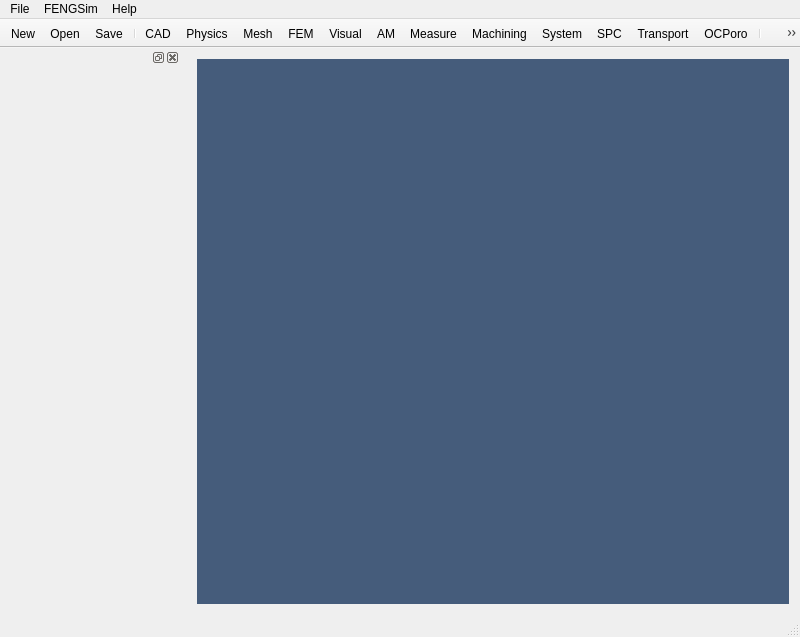
<?xml version="1.0" encoding="UTF-8"?>
<ui version="4.0">
 <class>MainWindow</class>
 <widget class="QMainWindow" name="MainWindow">
  <property name="geometry">
   <rect>
    <x>0</x>
    <y>0</y>
    <width>800</width>
    <height>637</height>
   </rect>
  </property>
  <property name="minimumSize">
   <size>
    <width>800</width>
    <height>637</height>
   </size>
  </property>
  <property name="font">
   <font>
    <pointsize>10</pointsize>
   </font>
  </property>
  <property name="windowTitle">
   <string>FENGSim</string>
  </property>
  <property name="windowIcon">
   <iconset resource="MainWindow.qrc">
    <normaloff>:/main_wind/figure/main_wind/Fengsim_logo_about.png</normaloff>:/main_wind/figure/main_wind/Fengsim_logo_about.png</iconset>
  </property>
  <property name="windowOpacity">
   <double>1.000000000000000</double>
  </property>
  <property name="styleSheet">
   <string notr="true">QWindow {height: 600; width: 800;}</string>
  </property>
  <widget class="OCCWidget" name="centralWidget">
   <property name="styleSheet">
    <string notr="true">margin: 0px;</string>
   </property>
   <layout class="QVBoxLayout" name="verticalLayout">
    <item>
     <widget class="QMdiArea" name="mdiArea">
      <property name="enabled">
       <bool>false</bool>
      </property>
      <property name="autoFillBackground">
       <bool>false</bool>
      </property>
      <property name="styleSheet">
       <string notr="true">margin: 0px; padding: 0px; background-color: rgb(69, 92, 123);</string>
      </property>
      <property name="lineWidth">
       <number>0</number>
      </property>
      <property name="background">
       <brush brushstyle="SolidPattern">
        <color alpha="255">
         <red>69</red>
         <green>92</green>
         <blue>123</blue>
        </color>
       </brush>
      </property>
     </widget>
    </item>
   </layout>
  </widget>
  <widget class="QMenuBar" name="menuBar">
   <property name="geometry">
    <rect>
     <x>0</x>
     <y>0</y>
     <width>800</width>
     <height>22</height>
    </rect>
   </property>
   <property name="sizePolicy">
    <sizepolicy hsizetype="Preferred" vsizetype="Preferred">
     <horstretch>0</horstretch>
     <verstretch>0</verstretch>
    </sizepolicy>
   </property>
   <property name="focusPolicy">
    <enum>Qt::NoFocus</enum>
   </property>
   <property name="autoFillBackground">
    <bool>true</bool>
   </property>
   <widget class="QMenu" name="menuFile">
    <property name="title">
     <string>File</string>
    </property>
    <addaction name="actionNew"/>
    <addaction name="actionOpen"/>
    <addaction name="actionSave"/>
   </widget>
   <widget class="QMenu" name="menuFENGSim">
    <property name="title">
     <string>FENGSim</string>
    </property>
    <widget class="QMenu" name="menuView">
     <property name="font">
      <font>
       <pointsize>10</pointsize>
      </font>
     </property>
     <property name="title">
      <string>View</string>
     </property>
     <property name="icon">
      <iconset resource="MainWindow.qrc">
       <normaloff>:/main_wind/figure/main_wind/direction.png</normaloff>:/main_wind/figure/main_wind/direction.png</iconset>
     </property>
     <addaction name="actionAxo"/>
     <addaction name="actionFront"/>
     <addaction name="actionBack"/>
     <addaction name="actionLeft"/>
     <addaction name="actionRight"/>
     <addaction name="actionTop"/>
     <addaction name="actionBottom"/>
     <addaction name="actionFit"/>
    </widget>
    <addaction name="actionCAD"/>
    <addaction name="actionPhysics"/>
    <addaction name="actionMesh"/>
    <addaction name="actionSolver"/>
    <addaction name="actionVisual"/>
    <addaction name="menuView"/>
    <addaction name="separator"/>
    <addaction name="actionAdditiveManufacturing"/>
    <addaction name="actionMeasure"/>
    <addaction name="actionMachining"/>
    <addaction name="actionSystem"/>
    <addaction name="actionSPC"/>
   </widget>
   <widget class="QMenu" name="menuAbout">
    <property name="title">
     <string>Help</string>
    </property>
    <addaction name="actionAbout"/>
   </widget>
   <addaction name="menuFile"/>
   <addaction name="menuFENGSim"/>
   <addaction name="menuAbout"/>
  </widget>
  <widget class="QStatusBar" name="statusBar"/>
  <widget class="QToolBar" name="toolBar">
   <property name="enabled">
    <bool>true</bool>
   </property>
   <property name="sizePolicy">
    <sizepolicy hsizetype="Fixed" vsizetype="Fixed">
     <horstretch>0</horstretch>
     <verstretch>0</verstretch>
    </sizepolicy>
   </property>
   <property name="contextMenuPolicy">
    <enum>Qt::DefaultContextMenu</enum>
   </property>
   <property name="windowTitle">
    <string>toolBar_3</string>
   </property>
   <property name="styleSheet">
    <string notr="true"/>
   </property>
   <property name="movable">
    <bool>false</bool>
   </property>
   <property name="allowedAreas">
    <set>Qt::TopToolBarArea</set>
   </property>
   <attribute name="toolBarArea">
    <enum>TopToolBarArea</enum>
   </attribute>
   <attribute name="toolBarBreak">
    <bool>false</bool>
   </attribute>
   <addaction name="actionNew"/>
   <addaction name="actionOpen"/>
   <addaction name="actionSave"/>
   <addaction name="separator"/>
   <addaction name="actionCAD"/>
   <addaction name="actionPhysics"/>
   <addaction name="actionMesh"/>
   <addaction name="actionSolver"/>
   <addaction name="actionVisual"/>
   <addaction name="actionAdditiveManufacturing"/>
   <addaction name="actionMeasure"/>
   <addaction name="actionMachining"/>
   <addaction name="actionSystem"/>
   <addaction name="actionSPC"/>
   <addaction name="actionTransport"/>
   <addaction name="actionOCPoro"/>
   <addaction name="separator"/>
   <addaction name="actionAbout"/>
  </widget>
  <widget class="QDockWidget" name="dockWidget">
   <property name="minimumSize">
    <size>
     <width>180</width>
     <height>420</height>
    </size>
   </property>
   <property name="maximumSize">
    <size>
     <width>180</width>
     <height>420</height>
    </size>
   </property>
   <property name="font">
    <font>
     <pointsize>10</pointsize>
    </font>
   </property>
   <property name="floating">
    <bool>true</bool>
   </property>
   <property name="features">
    <set>QDockWidget::AllDockWidgetFeatures</set>
   </property>
   <property name="allowedAreas">
    <set>Qt::NoDockWidgetArea</set>
   </property>
   <attribute name="dockWidgetArea">
    <number>1</number>
   </attribute>
   <widget class="QWidget" name="dockWidgetContents">
    <property name="styleSheet">
     <string notr="true"/>
    </property>
    <layout class="QVBoxLayout" name="verticalLayout_2">
     <property name="spacing">
      <number>0</number>
     </property>
     <property name="sizeConstraint">
      <enum>QLayout::SetNoConstraint</enum>
     </property>
     <property name="leftMargin">
      <number>0</number>
     </property>
     <property name="topMargin">
      <number>0</number>
     </property>
     <property name="rightMargin">
      <number>0</number>
     </property>
     <property name="bottomMargin">
      <number>0</number>
     </property>
    </layout>
   </widget>
  </widget>
  <action name="actionCAD">
   <property name="checkable">
    <bool>true</bool>
   </property>
   <property name="enabled">
    <bool>true</bool>
   </property>
   <property name="icon">
    <iconset resource="MainWindow.qrc">
     <normaloff>:/main_wind/figure/main_wind/cad.png</normaloff>:/main_wind/figure/main_wind/cad.png</iconset>
   </property>
   <property name="text">
    <string>CAD</string>
   </property>
  </action>
  <action name="actionMesh">
   <property name="checkable">
    <bool>true</bool>
   </property>
   <property name="enabled">
    <bool>true</bool>
   </property>
   <property name="icon">
    <iconset resource="MainWindow.qrc">
     <normaloff>:/main_wind/figure/main_wind/mesh.png</normaloff>:/main_wind/figure/main_wind/mesh.png</iconset>
   </property>
   <property name="text">
    <string>Mesh</string>
   </property>
  </action>
  <action name="actionSolver">
   <property name="checkable">
    <bool>true</bool>
   </property>
   <property name="enabled">
    <bool>true</bool>
   </property>
   <property name="icon">
    <iconset resource="MainWindow.qrc">
     <normaloff>:/main_wind/figure/main_wind/fem.png</normaloff>:/main_wind/figure/main_wind/fem.png</iconset>
   </property>
   <property name="text">
    <string>FEM</string>
   </property>
  </action>
  <action name="actionVisual">
   <property name="checkable">
    <bool>true</bool>
   </property>
   <property name="enabled">
    <bool>true</bool>
   </property>
   <property name="icon">
    <iconset resource="MainWindow.qrc">
     <normaloff>:/main_wind/figure/main_wind/visual.png</normaloff>:/main_wind/figure/main_wind/visual.png</iconset>
   </property>
   <property name="text">
    <string>Visual</string>
   </property>
  </action>
  <action name="actionAbout">
   <property name="icon">
    <iconset resource="MainWindow.qrc">
     <normaloff>:/main_wind/figure/main_wind/Fengsim_logo_about.png</normaloff>:/main_wind/figure/main_wind/Fengsim_logo_about.png</iconset>
   </property>
   <property name="text">
    <string>About</string>
   </property>
  </action>
  <action name="actionSave">
   <property name="icon">
    <iconset resource="MainWindow.qrc">
     <normaloff>:/main_wind/figure/main_wind/save.png</normaloff>:/main_wind/figure/main_wind/save.png</iconset>
   </property>
   <property name="text">
    <string>Save</string>
   </property>
  </action>
  <action name="actionOpen">
   <property name="icon">
    <iconset resource="MainWindow.qrc">
     <normaloff>:/main_wind/figure/main_wind/open.png</normaloff>:/main_wind/figure/main_wind/open.png</iconset>
   </property>
   <property name="text">
    <string>Open</string>
   </property>
  </action>
  <action name="actionSPC">
   <property name="checkable">
    <bool>true</bool>
   </property>
   <property name="enabled">
    <bool>true</bool>
   </property>
   <property name="icon">
    <iconset resource="SPCWindow.qrc">
     <normaloff>:/new/prefix1/figure/spc_wind/spc.png</normaloff>:/new/prefix1/figure/spc_wind/spc.png</iconset>
   </property>
   <property name="text">
    <string>SPC</string>
   </property>
   <property name="toolTip">
    <string>Statistical Process Control</string>
   </property>
  </action>
  <action name="actionAxo">
   <property name="icon">
    <iconset resource="CADWindow.qrc">
     <normaloff>:/cad_wind/figure/cad_wind/axo.png</normaloff>:/cad_wind/figure/cad_wind/axo.png</iconset>
   </property>
   <property name="text">
    <string>Axo</string>
   </property>
   <property name="font">
    <font>
     <pointsize>10</pointsize>
    </font>
   </property>
  </action>
  <action name="actionFront">
   <property name="icon">
    <iconset resource="CADWindow.qrc">
     <normaloff>:/cad_wind/figure/cad_wind/front.png</normaloff>:/cad_wind/figure/cad_wind/front.png</iconset>
   </property>
   <property name="text">
    <string>Front</string>
   </property>
   <property name="font">
    <font>
     <pointsize>10</pointsize>
    </font>
   </property>
  </action>
  <action name="actionBack">
   <property name="icon">
    <iconset resource="CADWindow.qrc">
     <normaloff>:/cad_wind/figure/cad_wind/back.png</normaloff>:/cad_wind/figure/cad_wind/back.png</iconset>
   </property>
   <property name="text">
    <string>Back</string>
   </property>
   <property name="font">
    <font>
     <pointsize>10</pointsize>
    </font>
   </property>
  </action>
  <action name="actionLeft">
   <property name="icon">
    <iconset resource="CADWindow.qrc">
     <normaloff>:/cad_wind/figure/cad_wind/left.png</normaloff>:/cad_wind/figure/cad_wind/left.png</iconset>
   </property>
   <property name="text">
    <string>Left</string>
   </property>
   <property name="font">
    <font>
     <pointsize>10</pointsize>
    </font>
   </property>
  </action>
  <action name="actionRight">
   <property name="icon">
    <iconset resource="CADWindow.qrc">
     <normaloff>:/cad_wind/figure/cad_wind/right.png</normaloff>:/cad_wind/figure/cad_wind/right.png</iconset>
   </property>
   <property name="text">
    <string>Right</string>
   </property>
   <property name="font">
    <font>
     <pointsize>10</pointsize>
    </font>
   </property>
  </action>
  <action name="actionTop">
   <property name="icon">
    <iconset resource="CADWindow.qrc">
     <normaloff>:/cad_wind/figure/cad_wind/top.png</normaloff>:/cad_wind/figure/cad_wind/top.png</iconset>
   </property>
   <property name="text">
    <string>Top</string>
   </property>
   <property name="font">
    <font>
     <pointsize>10</pointsize>
    </font>
   </property>
  </action>
  <action name="actionBottom">
   <property name="icon">
    <iconset resource="CADWindow.qrc">
     <normaloff>:/cad_wind/figure/cad_wind/bottom.png</normaloff>:/cad_wind/figure/cad_wind/bottom.png</iconset>
   </property>
   <property name="text">
    <string>Bottom</string>
   </property>
   <property name="font">
    <font>
     <pointsize>10</pointsize>
    </font>
   </property>
  </action>
  <action name="actionFit">
   <property name="icon">
    <iconset resource="CADWindow.qrc">
     <normaloff>:/cad_wind/figure/cad_wind/fit.png</normaloff>:/cad_wind/figure/cad_wind/fit.png</iconset>
   </property>
   <property name="text">
    <string>Fit</string>
   </property>
   <property name="font">
    <font>
     <pointsize>10</pointsize>
    </font>
   </property>
  </action>
  <action name="actionNew">
   <property name="icon">
    <iconset resource="MainWindow.qrc">
     <normaloff>:/main_wind/figure/main_wind/new.png</normaloff>:/main_wind/figure/main_wind/new.png</iconset>
   </property>
   <property name="text">
    <string>New</string>
   </property>
  </action>
  <action name="actionMeasure">
   <property name="checkable">
    <bool>true</bool>
   </property>
   <property name="enabled">
    <bool>true</bool>
   </property>
   <property name="icon">
    <iconset resource="MeasureWidnow.qrc">
     <normaloff>:/new/measure/figure/measure_wind/measure.png</normaloff>:/new/measure/figure/measure_wind/measure.png</iconset>
   </property>
   <property name="text">
    <string>Measure</string>
   </property>
  </action>
  <action name="actionSystem">
   <property name="checkable">
    <bool>true</bool>
   </property>
   <property name="enabled">
    <bool>true</bool>
   </property>
   <property name="icon">
    <iconset resource="System.qrc">
     <normaloff>:/new/prefix1/figure/system_wind/system.png</normaloff>:/new/prefix1/figure/system_wind/system.png</iconset>
   </property>
   <property name="text">
    <string>System</string>
   </property>
  </action>
  <action name="actionAdditiveManufacturing">
   <property name="checkable">
    <bool>true</bool>
   </property>
   <property name="enabled">
    <bool>true</bool>
   </property>
   <property name="icon">
    <iconset resource="MeshWindow.qrc">
     <normaloff>:/new/prefix1/figure/mesh_wind/am.png</normaloff>:/new/prefix1/figure/mesh_wind/am.png</iconset>
   </property>
   <property name="text">
    <string>AM</string>
   </property>
   <property name="toolTip">
    <string>AM</string>
   </property>
  </action>
  <action name="actionViewRotationH">
   <property name="checkable">
    <bool>true</bool>
   </property>
   <property name="icon">
    <iconset resource="MainWindow.qrc">
     <normaloff>:/main_wind/figure/main_wind/viewrotationh.png</normaloff>:/main_wind/figure/main_wind/viewrotationh.png</iconset>
   </property>
   <property name="text">
    <string>Horizontal</string>
   </property>
   <property name="toolTip">
    <string>ViewRotationH</string>
   </property>
  </action>
  <action name="actionViewRotationV">
   <property name="checkable">
    <bool>true</bool>
   </property>
   <property name="icon">
    <iconset resource="MainWindow.qrc">
     <normaloff>:/main_wind/figure/main_wind/viewrotationv.png</normaloff>:/main_wind/figure/main_wind/viewrotationv.png</iconset>
   </property>
   <property name="text">
    <string> Vertical</string>
   </property>
  </action>
  <action name="actionMachining">
   <property name="checkable">
    <bool>true</bool>
   </property>
   <property name="enabled">
    <bool>true</bool>
   </property>
   <property name="icon">
    <iconset resource="Machining/machining.qrc">
     <normaloff>:/figure/machining/machining.png</normaloff>:/figure/machining/machining.png</iconset>
   </property>
   <property name="text">
    <string>Machining</string>
   </property>
  </action>
  <action name="actionTransport">
   <property name="checkable">
    <bool>true</bool>
   </property>
   <property name="icon">
    <iconset resource="TransportWindow.qrc">
     <normaloff>:/new/prefix1/figure/transport_wind/nuclear.png</normaloff>:/new/prefix1/figure/transport_wind/nuclear.png</iconset>
   </property>
   <property name="text">
    <string>Transport</string>
   </property>
  </action>
  <action name="actionPhysics">
   <property name="checkable">
    <bool>true</bool>
   </property>
   <property name="icon">
    <iconset resource="MainWindow.qrc">
     <normaloff>:/main_wind/figure/main_wind/physics.png</normaloff>:/main_wind/figure/main_wind/physics.png</iconset>
   </property>
   <property name="text">
    <string>Physics</string>
   </property>
   <property name="toolTip">
    <string>Physics</string>
   </property>
  </action>
  <action name="actionOCPoro">
   <property name="checkable">
    <bool>true</bool>
   </property>
   <property name="icon">
    <iconset resource="OCPoro.qrc">
     <normaloff>:/figure/ocporo_wind/poro.png</normaloff>:/figure/ocporo_wind/poro.png</iconset>
   </property>
   <property name="text">
    <string>OCPoro</string>
   </property>
  </action>
  <zorder>dockWidget</zorder>
 </widget>
 <layoutdefault spacing="6" margin="11"/>
 <customwidgets>
  <customwidget>
   <class>OCCWidget</class>
   <extends>QWidget</extends>
   <header>CAD/OCCWidget.h</header>
   <container>1</container>
  </customwidget>
 </customwidgets>
 <resources>
  <include location="MeasureWidnow.qrc"/>
  <include location="CADWindow.qrc"/>
  <include location="SPCWindow.qrc"/>
  <include location="System.qrc"/>
  <include location="MeshWindow.qrc"/>
  <include location="MainWindow.qrc"/>
  <include location="OCPoro.qrc"/>
  <include location="Machining/machining.qrc"/>
  <include location="TransportWindow.qrc"/>
 </resources>
 <connections/>
</ui>
